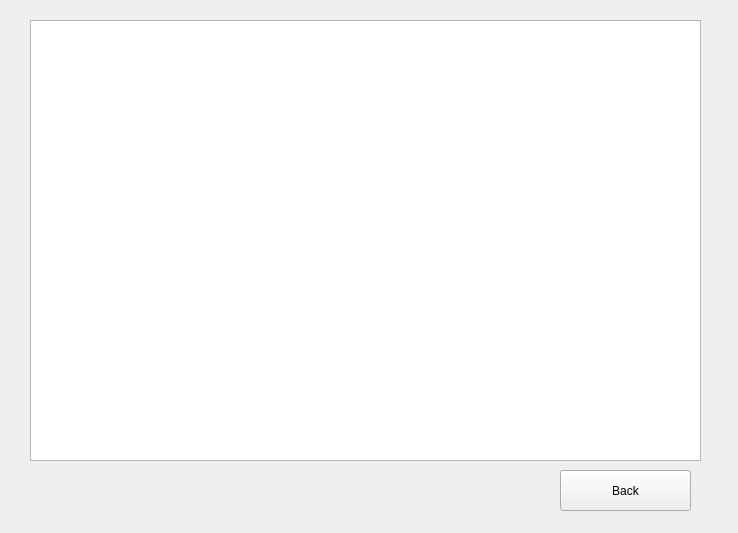
<?xml version="1.0" encoding="UTF-8"?>
<ui version="4.0">
 <class>listaLocatii</class>
 <widget class="QWidget" name="listaLocatii">
  <property name="geometry">
   <rect>
    <x>0</x>
    <y>0</y>
    <width>738</width>
    <height>533</height>
   </rect>
  </property>
  <property name="windowTitle">
   <string>Form</string>
  </property>
  <widget class="QPushButton" name="pushButton">
   <property name="geometry">
    <rect>
     <x>560</x>
     <y>470</y>
     <width>131</width>
     <height>41</height>
    </rect>
   </property>
   <property name="text">
    <string>Back</string>
   </property>
  </widget>
  <widget class="QListWidget" name="listWidget">
   <property name="geometry">
    <rect>
     <x>30</x>
     <y>20</y>
     <width>671</width>
     <height>441</height>
    </rect>
   </property>
  </widget>
 </widget>
 <resources/>
 <connections/>
</ui>
